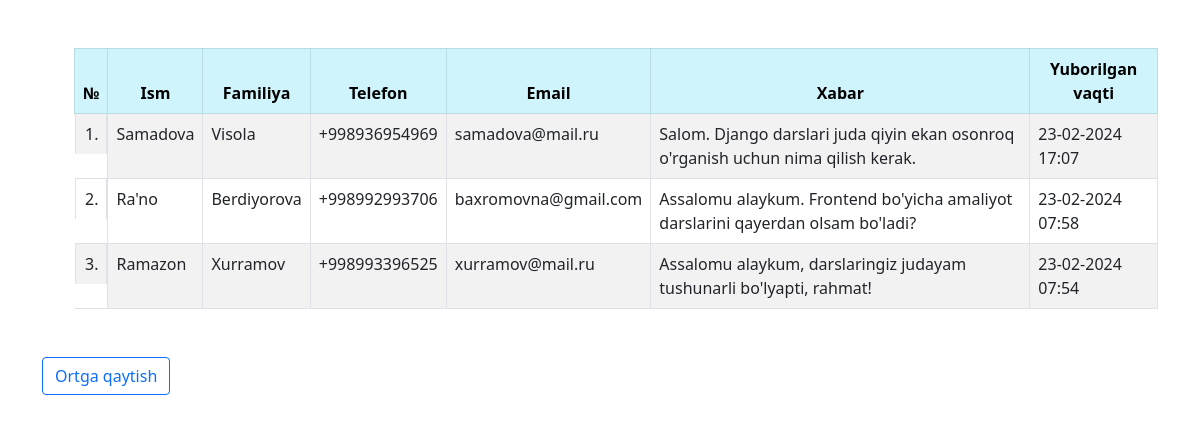
Screenshot of /messages/ with the database file from the repository.
### contact_messages/models.py (models this page shows, shortened)
class Contact(models.Model):
    first_name = models.CharField(max_length=100)
    last_name = models.CharField(max_length=100)
    email = models.EmailField()
    phone = models.CharField(max_length=30)
    message_text = RichTextField()
    sent_time = models.DateTimeField(auto_now_add=True)

### contact_messages/views.py (the view)
# urls.py: path('messages/', ContactListView.as_view(), name='messages')
class ContactListView(View):
    def get(self, request):
        messages = Contact.objects.all().order_by('-sent_time')
        count = 0
        return render(request, 'message_list.html', {'messages': messages, 'count': count})

### templates/message_list.html (shortened to what this page needs)
{% extends 'base.html' %}
{% block content %}
    <ol class="message-list">
        <table class="table table-bordered table-striped">
            <thead class="table-info text-center">
                <tr>
                    <th>№</th>
                    <th>Ism</th>
                    <th>Familiya</th>
                    <th>Telefon</th>
                    <th>Email</th>
                    <th>Xabar</th>
                    <th>Yuborilgan vaqti</th>
                </tr>
            </thead>
            <tbody class="table-striped">
                {% for message in messages %}
                <tr>
                    <td class="line-order"></td>
                    <td>{{ message.first_name }}</td>
                    <td>{{ message.last_name }}</td>
                    <td>{{ message.phone }}</td>
                    <td>{{ message.email }}</td>
                    <td>{{ message.message_text }}</td>
                    <td>{{ message.sent_time | date:"d-m-Y  H:i" }}</td>
                </tr>
                {% endfor %}
            </tbody>
        </table>
    </ol>
<div class="mt-5">
    <a class="btn btn-outline-primary" type="button" href="{% url 'contact' %}">Ortga qaytish</a>
</div>
{% endblock %}

### templates/base.html (shortened to what this page needs)
<!DOCTYPE html>
{% load static %}
<html lang="en">
<head>
    <link href="https://cdn.jsdelivr.net/npm/bootstrap@5.0.2/dist/css/bootstrap.min.css" rel="stylesheet">
    <link href="{% static 'css/main.css' %}" rel="stylesheet" type="text/css">
</head>
<body>
<div class="container mt-5">
    {% block content %} {% endblock %}
</div>
</body>
</html>

### static/css/main.css (style rules this page uses)
.message-list { list-style: decimal inside; }
.line-order { text-align: right; display: list-item; }

### rows the page displays
Contact: first_name "Samadova", last_name "Visola", phone "+998936954969", email "samadova@mail.ru", message_text "Salom. Django darslari juda qiyin ekan osonroq o'rganish uchun nima qilish kerak.", sent_time "23-02-2024 17:07"
Contact: first_name "Ra'no", last_name "Berdiyorova", phone "+998992993706", email "baxromovna@gmail.com", message_text "Assalomu alaykum. Frontend bo'yicha amaliyot darslarini qayerdan olsam bo'ladi?", sent_time "23-02-2024 07:58"
Contact: first_name "Ramazon", last_name "Xurramov", phone "+998993396525", email "xurramov@mail.ru", message_text "Assalomu alaykum, darslaringiz judayam tushunarli bo'lyapti, rahmat!", sent_time "23-02-2024 07:54"
